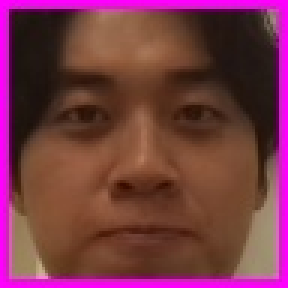
//> input picture workspace/face_detect/training_data_back/face_detect_module/0/training_00004.jpg, 96 x 96 px, given in place of the camera (shown 3 times larger)
$ ./main   (built with g++ and OpenCV 4)
//> lines starting //> are read from the running program, lines starting //| are printed output that depends on the picture; after the words box and inside, x2 and y2 are one past the last pixel; in counts of white or black regions, pixels touching at a corner belong together
#include <iostream>
#include <opencv2/opencv.hpp>

using namespace std;
using namespace cv;

void detectAndDisplay(Mat &frame, CascadeClassifier &face_cascade);
int main(int argc, const char** argv)
{
	VideoCapture cap(0);
	CascadeClassifier face_cascade;

	if (!face_cascade.load("./haarcascade_frontalface_alt.xml")) {
		cout << "Error loading face_cascade" << endl;
        	return -1;
	}

	if (!cap.isOpened()) {
		cout << "Error opening camera" << endl;
		return -2;
	}

	cap.set(CAP_PROP_FRAME_WIDTH, 320);
	cap.set(CAP_PROP_FRAME_HEIGHT, 240);

	Mat frame;

	while (true) {
		cap >> frame;
//> frame is the input picture: 96 rows x 96 cols, CV_8UC3; mean B, G, R 69.8, 56.2, 117.7
		detectAndDisplay(frame, face_cascade);

		if (waitKey(20) == 27) {
			break;
        }
	}

	cap.release();
}

void detectAndDisplay(Mat &frame, CascadeClassifier &face_cascade) {
	vector<Rect> faces;
	Mat frame_gray;
	static int frame_num = 0;
	cvtColor(frame, frame_gray, CV_BGR2GRAY);
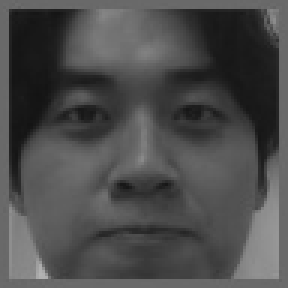
//> frame_gray: 96 rows x 96 cols, CV_8UC1 (shown 3 times larger); min 19, max 180, mean 76.1
	equalizeHist(frame_gray, frame_gray);
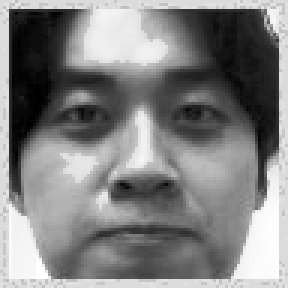
//> frame_gray: 96 rows x 96 cols, CV_8UC1 (shown 3 times larger); min 0, max 255, mean 129.4

	face_cascade.detectMultiScale(frame_gray, faces, 1.1, 2, 0 | CV_HAAR_SCALE_IMAGE, Size(30, 30));
//> faces = 1 Rect (x, y, width, height): [7, 8, 80, 80]

	for (size_t i = 0; i < faces.size(); i++) {
		//Point center(faces[i].x + faces[i].width*0.5, faces[i].y + faces[i].height * 0.5);
		//ellipse(frame, center, Size(faces[i].width * 0.5, faces[i].height * 0.5), 0, 0, 360, Scalar(255, 0, 255), 4, 8, 0);
		rectangle(frame, faces[i], Scalar(255, 0, 255), 4, 8, 0);
		if ( i % 3 == 0) {
			Mat frame_out(frame(faces[i]));
			ostringstream name_out;
			name_out << "training_" << setfill('0') << setw(5)
				<< frame_num++ << ".jpg";
			cout << name_out.str() << endl;
			imwrite(name_out.str(), frame_out);
		}
	}
//> this loop made 1 pass
//> frame_num on pass 1: 1
//| training_00000.jpg
//> pass 1, in detectAndDisplay, `Mat frame_out(frame(faces[i]));`:
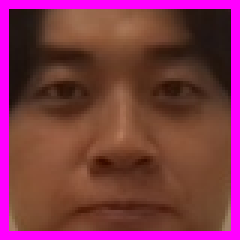
//> frame_out: 80 rows x 80 cols, CV_8UC3 (shown 3 times larger); mean B, G, R 73.6, 53.7, 125
//> after the loop:
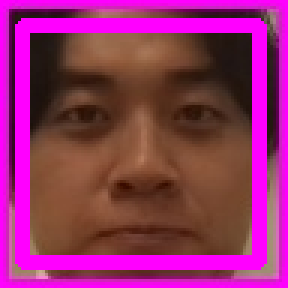
//> frame: 96 rows x 96 cols, CV_8UC3 (shown 3 times larger); 17.01% of pixels changed, all inside (x1, y1, x2, y2) = (5, 6, 89, 90)
//> after the loop, frame_num = 1
//> the Esc key is pressed

	imshow("OpenCV Face Detect", frame);
}

$ run again, on workspace/face_detect/training_data_back/face_detect_module/0/training_00015.jpg
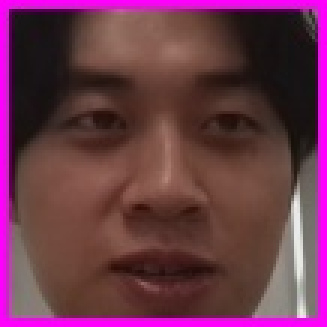
//> input picture workspace/face_detect/training_data_back/face_detect_module/0/training_00015.jpg, 109 x 109 px, given in place of the camera (shown 3 times larger)
//> frame is the input picture: 109 rows x 109 cols, CV_8UC3; mean B, G, R 75.4, 55.2, 106.6
//> in detectAndDisplay, `equalizeHist(frame_gray, frame_gray);`:
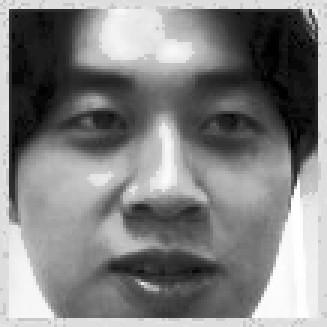
//> frame_gray: 109 rows x 109 cols, CV_8UC1 (shown 3 times larger); min 0, max 255, mean 129.5
//> faces = 1 Rect (x, y, width, height): [8, 7, 93, 93]
//> the loop in detectAndDisplay, `for (size_t i = 0; i < faces.size(); i++)` made 1 pass
//> frame_num on pass 1: 1
//> (printed output is left out)
//> after the loop in detectAndDisplay, `for (size_t i = 0; i < faces.size(); i++)`:
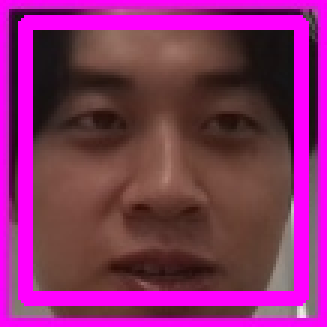
//> frame: 109 rows x 109 cols, CV_8UC3 (shown 3 times larger); 15.39% of pixels changed, all inside (x1, y1, x2, y2) = (6, 5, 103, 102)
//> after the loop in detectAndDisplay, `for (size_t i = 0; i < faces.size(); i++)`: frame_num = 1
